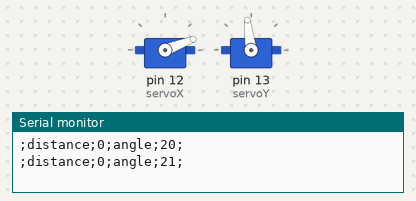
Simulated run of this sketch. Board: Arduino Mega 2560, built with avr-gcc and run on an emulated ATmega2560. Parts: 2 × servo, the last lines printed to the serial monitor.

Above: at 1.05 s.
At 2.65 s:
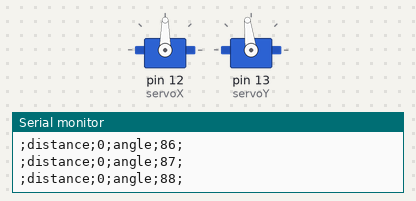
At 4.25 s:
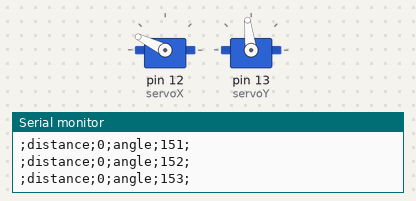
At 7.5 s:
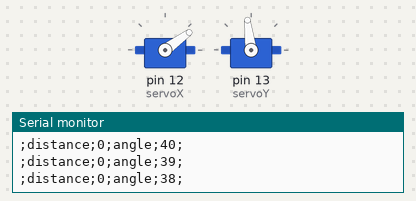
Timing chart, 0 to 10.1 s (numbered marks = the images above):
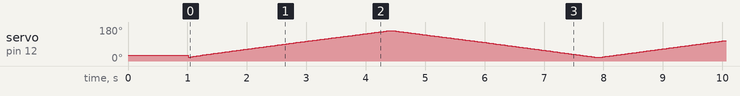

The sketch:

code_laser.ino
```cpp
#include <Servo.h>
///branchements  :
/*servomoteur bleu horizontale : 2
 * servomoteur bleu verticale : 3
 * + fils + des servomoteurs branchés à la tension des piles (4*1.5v)
 * lidar :  fil blanc =>rx1 18
 *          fil vert =>tx1 19
 *          fil violet et noir du => non branchés
 * capa aux bornes de lalime des piles (4*1.5 v)
 *
*/
unsigned int distance;
int angle = 20;
boolean montee = true;

Servo servoX;
Servo servoY;


void setup(){
    Serial.begin(9600);
    Serial1.begin(115200);
    Serial2.begin(9600);

    servoX.attach(12);
    servoY.attach(13);

    servoX.write(30);
    servoY.write(97);
    delay(1000);
}

void loop(){
  if (Serial2.available()) { // tant que des caractères sont en attente
    Serial2.println("reçu");
    char c = Serial2.read(); // on lit le caractère

    Serial.print(c); // on l'affiche

    //Serial.print('\t'); // on affiche une tabulation

    //Serial.println(int(c)); //on affiche le code correspondant

    delay(100); //petit temps de pause

  }

  distance = mesure();
  delay(10); //  quoi sert ce delay ???
  String res = String(";distance;")+String(distance)+String(";angle;")+String(angle)+String(";");
  Serial2.println(res);
  Serial.println(res);

  servoX.write(angle);
  delay(10);
  if(montee){
     if(angle<=160){
      angle ++;
     }else{
        montee = false;
     }
  }else{
    if(angle>=20){
      angle --;
     }else{
        montee = true;
     }
  }
}

unsigned int mesure(){
    unsigned int t2;

    while( Serial1.available()>=9){
      if((0x59 == Serial1.read()) && (0x59 == Serial1.read())){ //Byte1 & Byte2
          unsigned int t1 = Serial1.read(); //Byte3
          t2 = Serial1.read(); //Byte4

          t2 <<= 8;
          t2 += t1;
          //Serial.print(t2);

          Serial1.read(); //Byte5
          Serial1.read(); //Byte6

          for(int i=0; i<3; i++) {
              Serial1.read(); ////Byte7,8,9
          }
      }
    }
  return t2;

}
```
